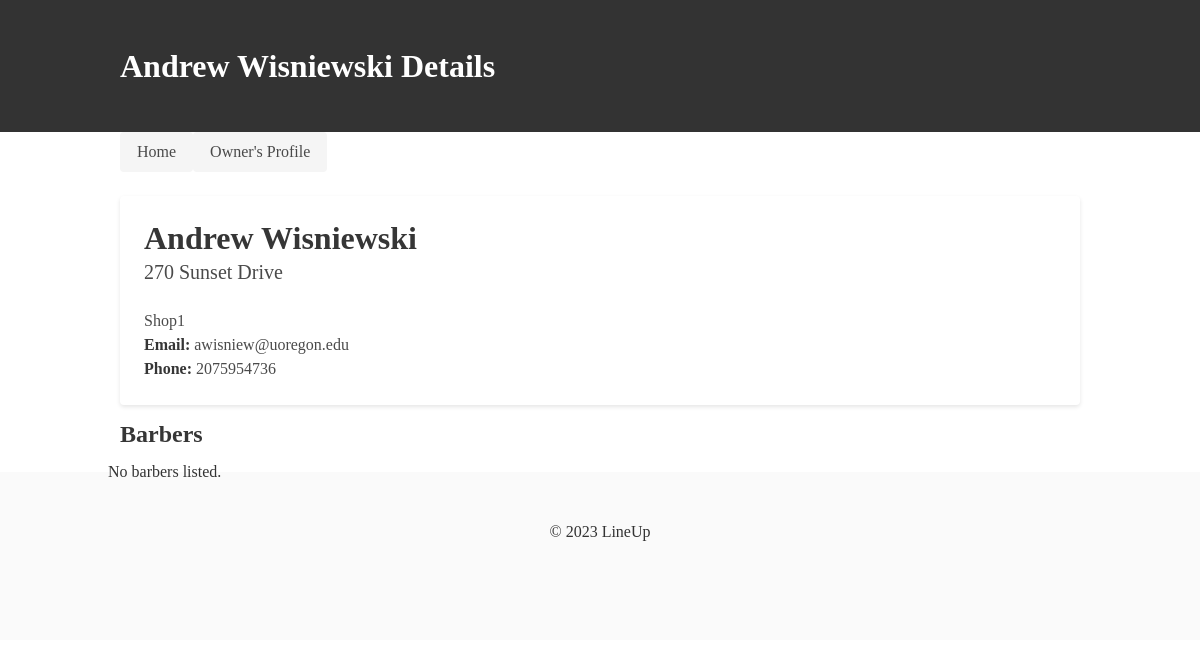
Page /shop/q0dem3tqzk/ on the earlier database version.
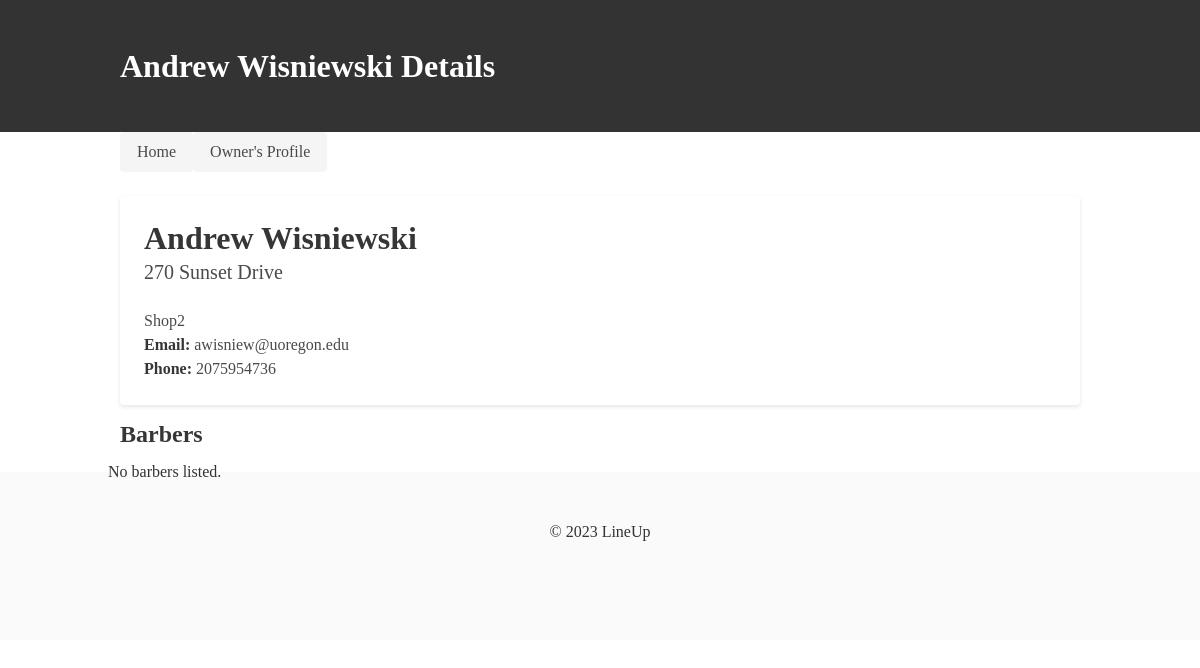
Same page on the later database version.
### LineUp/Barber/models.py (models this page shows, shortened)
class Shop(models.Model):
    name = models.CharField(max_length=100)
    address = models.CharField(max_length=255)
    email = models.EmailField()
    phone_number = models.CharField(max_length=12)
    owner = models.ForeignKey(Owner, on_delete=models.SET_NULL, null=True, related_name='owned_shops')
    affiliation_code = models.CharField(max_length=10, unique=True, blank=True)
    description = models.TextField(blank=True, null=True)
    barbers = models.ManyToManyField('Barber', related_name='shops', blank=True)
    slug = models.SlugField(unique=True, blank=True)

### LineUp/Barber/views.py (the view)
# urls.py: path('shop/<slug:slug>/', views.ShopDetailView.as_view(), name='shop_detail'),
class ShopDetailView(DetailView):
    model = Shop
    template_name = 'Barber/shop_detail.html'
    context_object_name = 'shop'
    def get_context_data(self, **kwargs):
        context = super().get_context_data(**kwargs)
        shop = self.get_object()
        context['barbers'] = shop.barbers.all()
        return context

### LineUp/Barber/templates/Barber/shop_detail.html (shortened to what this page needs)
{% load static %}
<!DOCTYPE html>
<html lang="en">
<head>
    <link rel="stylesheet" href="https://cdn.jsdelivr.net/npm/bulma@0.9.3/css/bulma.min.css">
</head>
<body>
    <section class="hero is-danger">
        <div class="hero-body">
            <div class="container">
                <h1 class="title">{{ shop.name }} Details</h1>
            </div>
        </div>
    </section>
    <div class="container shop-detail-container">
        <nav class="level">
            <div class="level-left">
                <a href="{% url 'index' %}" class="button is-light">Home</a>
                <a href="{% url 'ownerProfileView' slug=shop.owner.user.slug %}" class="button is-light">Owner's Profile</a>
            </div>
        </nav>
        <div class="card">
            <div class="card-content">
                <p class="title">{{ shop.name }}</p>
                <p class="subtitle">{{ shop.address }}</p>
                <p>{{ shop.description }}</p>
                <p><strong>Email:</strong> {{ shop.email }}</p>
                <p><strong>Phone:</strong> {{ shop.phone_number }}</p>
            </div>
        </div>
        <h2 class="title is-4 mt-4">Barbers</h2>
        <div class="columns is-multiline">
            {% for barber in shop.barbers.all %}
            <div class="column is-one-third">
                <div class="box">
                    <figure class="image is-128x128">
                        <img src="{{ barber.user.profile_pic.url }}" alt="Barber's Profile Picture">
                    </figure>
                    <p><strong>{{ barber.user.username}}</strong></p>
                    <p><strong>{{ barber.user.get_full_name }}</strong></p>
                    <p>{{ barber.user.phone_num }}</p>
                    <a href="{% url 'barberProfileView' slug=barber.user.slug %}" class="button is-primary">View Profile</a>
                </div>
            </div>
        {% empty %}
            <p>No barbers listed.</p>
        {% endfor %}
        </div>
    </div>
    <footer class="footer">
        <div class="content has-text-centered">
            <p>&copy; 2023 LineUp</p>
        </div>
    </footer>
</body>
</html>

Differences in the rows shown:
changed Shop "Andrew Wisniewski": description "Shop1" → "Shop2"
